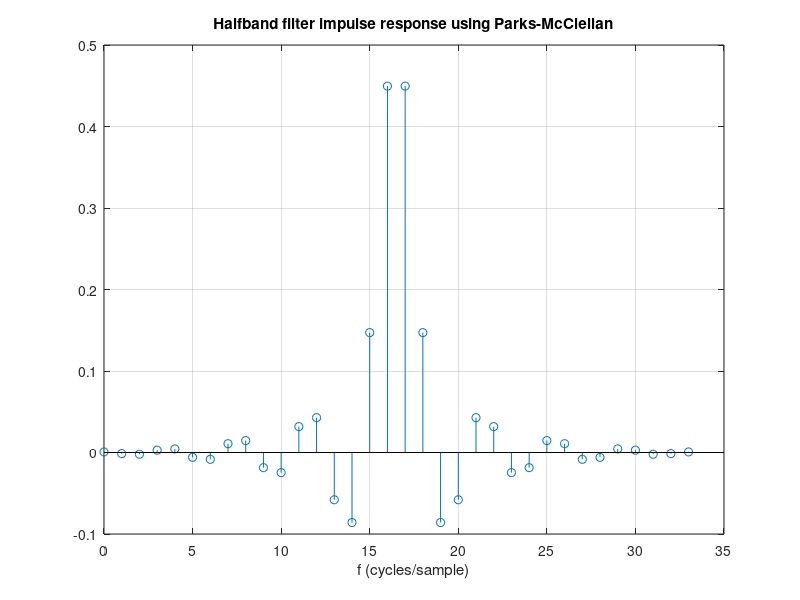
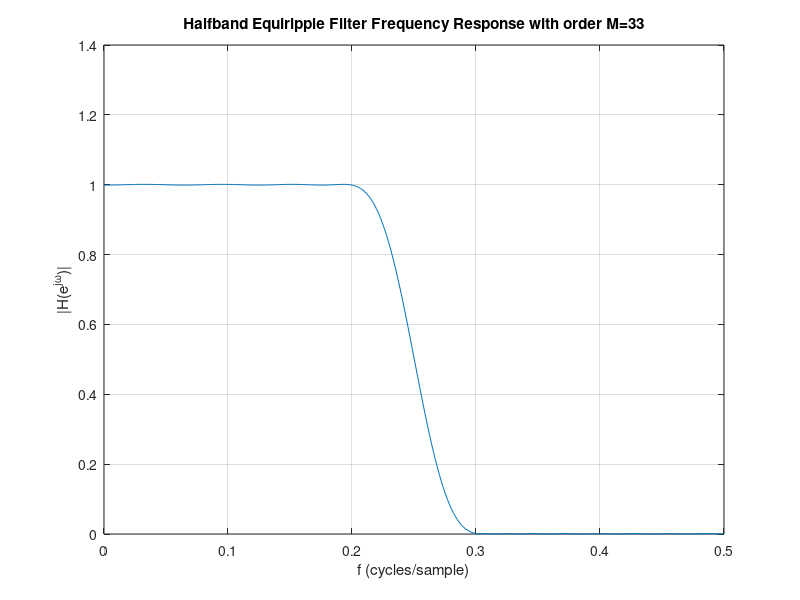
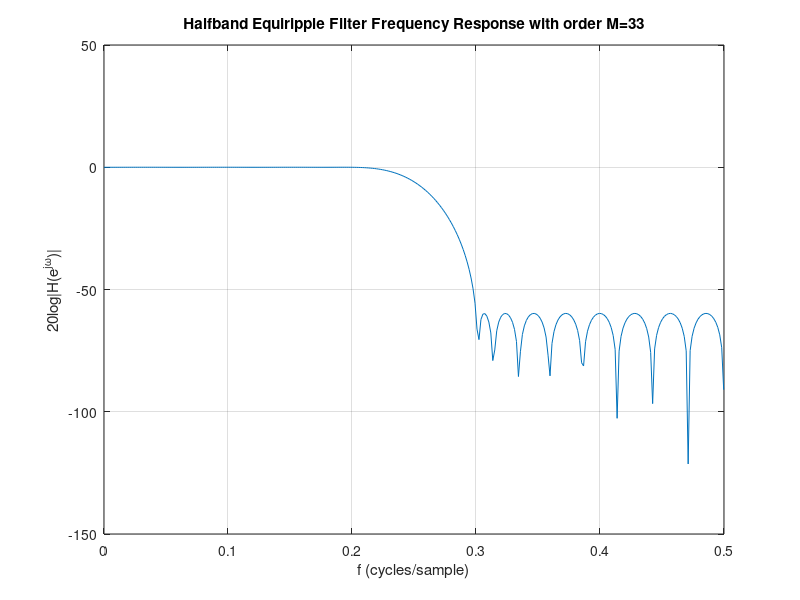

Here is the MATLAB script that generated these plots, in order:
%% Halfband Filter Design Using the Equiripple (Parks-McClellan) Method
%
%% Define intial values
tw=.1; % transition width (cycles/sample)
% calculate the corner frequencies from fc & convert them into radians/sample
wp = (.25-tw/2)*2*pi; 
ws = (.25+tw/2)*2*pi; 
deltap = 0.001;
deltas = 0.001;
Gp = 1;
Gs = 0;
%% Generate filter order 
M_firpmord=firpmord([wp/pi,ws/pi],[1 0],[deltap,deltas])
M=round(M_firpmord) % M must be even

%% Design the equiripple filter
fb=[0,wp/pi,ws/pi,1];   % frequency band vector
a=[Gp,Gp,Gs,Gs];        % gain vector
wght=[1,deltap/deltas]; % weight vector
% or could use wght=[1/deltap,1/deltas];
b=firpm(M,fb,a,wght);   %calculate M+1 IR coefficients for vector b
%% Plot impulse response
% every 2nd coefficcient is 0
figure(1)
n=0:M;
stem(n,b),grid
title('Halfband filter impulse response using Parks-McClellan')
xlabel('f (cycles/sample)')
%% Plot the magnitude response
% Linear magnitude response
figure(2)
clf
[H,w]=freqz(b,1,[0:.01:pi]);
plot(w/(2*pi),abs(H))
grid
title(['Halfband Equiripple Filter Frequency Response with order M=',num2str(M)])
ylabel('|H(e^{j\omega})|')
xlabel('f (cycles/sample)')
%% Plot the magnitude response (dB)
% Note that filter does not meet spec since its greater than 60 dB thus we
% increase the order
figure()
clf
[H,w]=freqz(b,1,[0:.01:pi]);
plot(w/(2*pi),20*log10(abs(H)))
grid
title(['Halfband Equiripple Filter Frequency Response with order M=',num2str(M)])
ylabel('20log|H(e^{j\omega})|')
xlabel('f (cycles/sample)')

%% Determine the passband ripple
peak_ripple = max(abs(H)) -1;
% with M=32, this does not meet spec in the passband or stopband, have to 
% increase M by 2 and try again (M must be even)